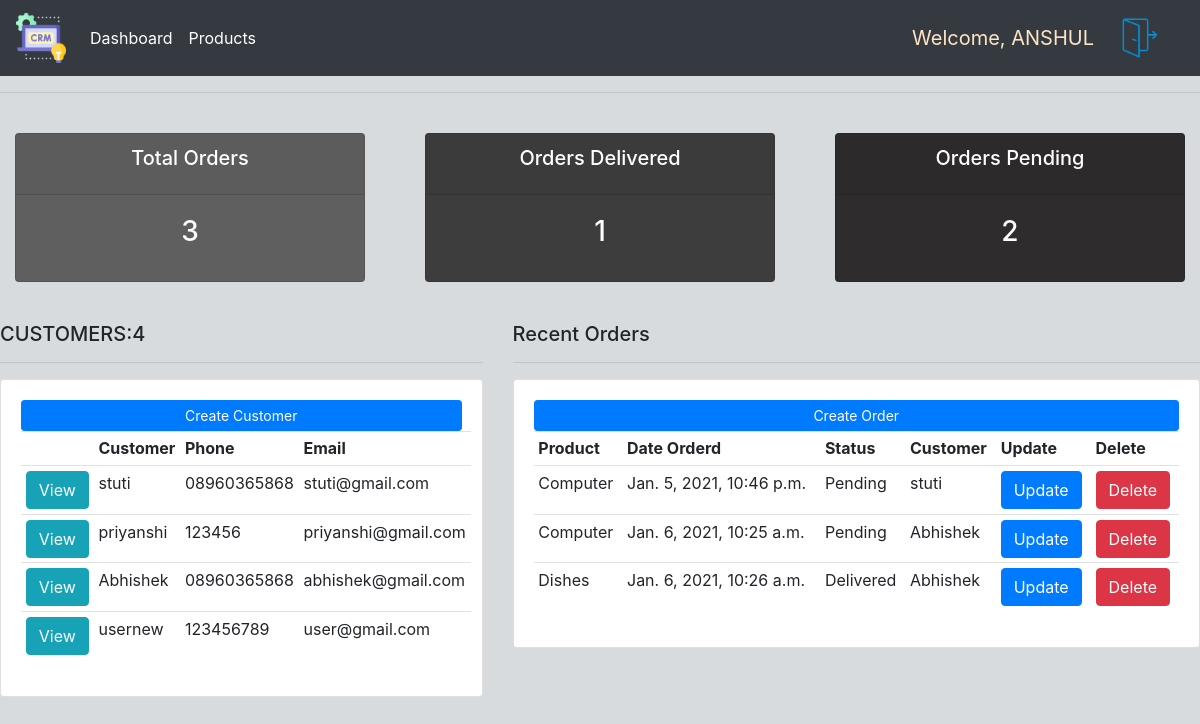
The app's page / (signed in) with its own data.
### accounts/models.py (models this page shows, shortened)
class Customer(models.Model):
    user = models.OneToOneField(User,null= True, on_delete=models.CASCADE,blank = True)
    name = models.CharField(max_length = 200, null = True)
    phone = models.CharField(max_length =20, null = True)
    email = models.EmailField(max_length = 200, null = True)
    date_created = models.DateTimeField(auto_now_add= True)
    profile_pic = models.ImageField(default = "profilepictureunique.png", null = True,blank = True)

class Order(models.Model):
    STATUS = (
        ('Pending','Pending'),
        ('Out For Delivery','Out For Delivery'),
        ('Delivered','Delivered'),
        )
    customer = models.ForeignKey(Customer, null=True,on_delete=models.SET_NULL)
    product = models.ForeignKey(Product,null = True, on_delete= models.SET_NULL)
    date_created = models.DateTimeField(auto_now_add= True)
    status = models.CharField(max_length = 100, null = True, choices = STATUS)

class Product(models.Model):
    CATEGORY = (
        ('Indoor','Indoor'),
        ('Out Door','Out Door')
        )
    name = models.CharField(max_length = 200, null = True)
    price = models.FloatField(null = True)
    category = models.CharField(max_length = 50, null = True, choices = CATEGORY)
    description = models.CharField(max_length = 500, null = True, blank = True)
    date_created = models.DateTimeField(auto_now_add= True)
    tags = models.ManyToManyField(Tag)
    def __str__(self):
        return self.name

### accounts/decorators.py (the view)
    def wrapper_function(request,*args,**kwargs):
        group = None
        if request.user.groups.exists():
            group = request.user.groups.all()[0].name
        if group == 'customer':
            return redirect('user-page')
        if group == 'admin':
            return view_func(request,*args,**kwargs)

### accounts/views.py (called while the page is built)
@login_required(login_url='login')
@admin_only
def home(request):
    orders = Order.objects.all()
    customers = Customer.objects.all()
    total_order = orders.count()
    total_customers = customers.count()
    delivered = orders.filter(status = 'Delivered').count()
    pending = orders.filter(status = 'Pending').count()
    context = {'orders':orders, 'customers':customers,'total_order':total_order,'delivered':delivered, 'pending':pending, 'total_customers':total_customers}
    return render(request, 'accounts/dashboard.html',context)

### accounts/templates/accounts/dashboard.html
{% extends 'accounts/main.html'%}
{%load static%}
{% block content %}
{%  include 'accounts/status.html' %}
<br>
<div class="row">
	<div class="col-md-5">
		<h5>CUSTOMERS:{{total_customers}}</h5>
		<hr>
		<div class="card card-body">
			<a class="btn btn-primary  btn-sm btn-block" href="{% url 'create_customer' %}">Create Customer</a>
			<table class="table table-sm">
				<tr>
					<th></th>
					<th>Customer</th>
					<th>Phone</th>
					<th>Email</th>
				</tr>
				{%for customer in customers%}
					<tr>
						<td><a class="btn btn-info" href="{% url 'customer' customer.id%}"> View</a></td>
						<td>{{customer.name}}</td>
						<td>{{customer.phone}}</td>
						<td>{{customer.email}}</td>
					</tr>
				{% endfor %}
			</table>
		</div>
	</div>
	<div class="col-md-7">
		<h5>Recent Orders</h5>
		<hr>
		<div class="card card-body">
			<a class="btn btn-primary  btn-sm btn-block" href="{%url 'create_order' %}">Create Order</a>
			<table class="table table-sm">
				<tr>
					<th>Product</th>
					<th>Date Orderd</th>
					<th>Status</th>
					<th>Customer</th>
					<th>Update</th>
					<th>Delete</th>
				</tr>
				{% for order in orders %}
					<tr>
						<td>{{order.product}}</td>
						<td>{{order.date_created}}</td>
						<td>{{order.status}}</td>
						<td>{{order.customer.name}}</td>
						<td><a class="btn btn-primary" href="{%url 'update_order' order.id %}">Update</a></td>
						<td><a class="btn btn-danger" href="{%url 'delete_order' order.id %}"> Delete</a></td>
					</tr>
				{% endfor %}
			</table>
		</div>
	</div>
</div>
{% endblock %}

### accounts/templates/accounts/main.html (shortened to what this page needs)
{% load static %}
<!DOCTYPE html>
<html lang="en">
<head>
    <link rel="stylesheet" href="https://stackpath.bootstrapcdn.com/bootstrap/4.3.1/css/bootstrap.min.css">
    <link rel="stylesheet" href="{% static '/css/main.css' %}">
</head>
<body>
    {% include 'accounts/navbar.html' %}
    <hr>
    {% block content %}
    {% endblock %}
</body>
</html>

### accounts/templates/accounts/navbar.html (shortened to what this page needs)
{% load static%}
<nav class="navbar navbar-expand-lg navbar-dark bg-dark">
    <a class="navbar-brand" href="{% url 'home' %}">
        <img src="{%static 'images/crm.png'%}" width="50" height="50" alt="" id = "navbarImage">
    </a>
    <div class="collapse navbar-collapse" id="navbarNav">
      <ul class="navbar-nav">
        {% if request.user.is_staff%}
        <li class="nav-item active">
          <a class="nav-link" href="{% url 'home' %}">Dashboard </a>
        </li>
        <li class="nav-item active">
          <a class="nav-link" href="{% url 'products' %}">Products</a>
        </li>
        {%else%}
        <li class = "nav-item">
          <a class = "nav-link" href="{% url 'account' %}">
            <img src="{%static 'images/settings.png'%}" width="50" height="50" alt="" id = "navbarImage">
          </a>
        </li>
        {%endif%}
      </ul>
    </div>
    <span class = "hello-msg">Welcome, {{request.user|upper}}</span>
    <span class = "hello-msg">
      <a href="{% url 'logout' %}">
        <img src="{%static 'images/logout_new.png'%}" width="50" height="50" alt="" id = "navbarImage">
      </a>
    </span>
  </nav>

### accounts/templates/accounts/status.html
<br>
<div class="row">
	<div class="col">
		<div class="col-md">
			<div class="card text-center text-white  mb-3" id="total-orders">
			  	<div class="card-header">
			  		<h5 class="card-title" >Total Orders</h5>
			  	</div>
			  	<div class="card-body">
			    	<h3 class="card-title">{{total_order}}</h3>
			  	</div>
			</div>
		</div>
	</div>
	<div class="col">
		<div class="col-md">
			<div class="card text-center text-white  mb-3" id="orders-delivered">
			  	<div class="card-header">
			  		<h5 class="card-title">Orders Delivered</h5>
			  	</div>
			  	<div class="card-body">
			    	<h3 class="card-title">{{delivered}}</h3>
			  	</div>
			</div>
		</div>
	</div>
	<div class="col">
		<div class="col-md">
			<div class="card text-center text-white  mb-3" id="orders-pending">
			  	<div class="card-header">
			  		<h5 class="card-title">Orders Pending</h5>
			  	</div>
			  	<div class="card-body">
			    	<h3 class="card-title">{{pending}}</h3>
			  	</div>
			</div>
		</div>
	</div>
</div>

### static/css/main.css (style rules this page uses)
body { background-color: #a9aeb671; }
#total-orders { background-color: #5f5f5f; }
#orders-delivered { background-color: #3d3d3d; }
#orders-pending { background-color: #2e2c2c; }

### accounts/templates/accounts/navbar.html (style rules this page uses)
.hello-msg { font-size: 20px; color: bisque; margin-right: 20px; }

### records on screen
Customer: name "stuti", phone "08960365868", email "stuti@gmail.com"
Customer: name "priyanshi", phone "123456", email "priyanshi@gmail.com"
Customer: name "Abhishek", phone "08960365868", email "abhishek@gmail.com"
Customer: name "usernew", phone "123456789", email "user@gmail.com"
Order: product "Computer", date_created "Jan. 5, 2021, 10:46 p.m.", status "Pending", customer.name "stuti"
Order: product "Computer", date_created "Jan. 6, 2021, 10:25 a.m.", status "Pending", customer.name "Abhishek"
Order: product "Dishes", date_created "Jan. 6, 2021, 10:26 a.m.", status "Delivered", customer.name "Abhishek"

### other values on screen
{{ request.user|upper }} "ANSHUL"
{{ total_order }} "3"
{{ delivered }} "1"
{{ pending }} "2"
{{ total_customers }} "4"
